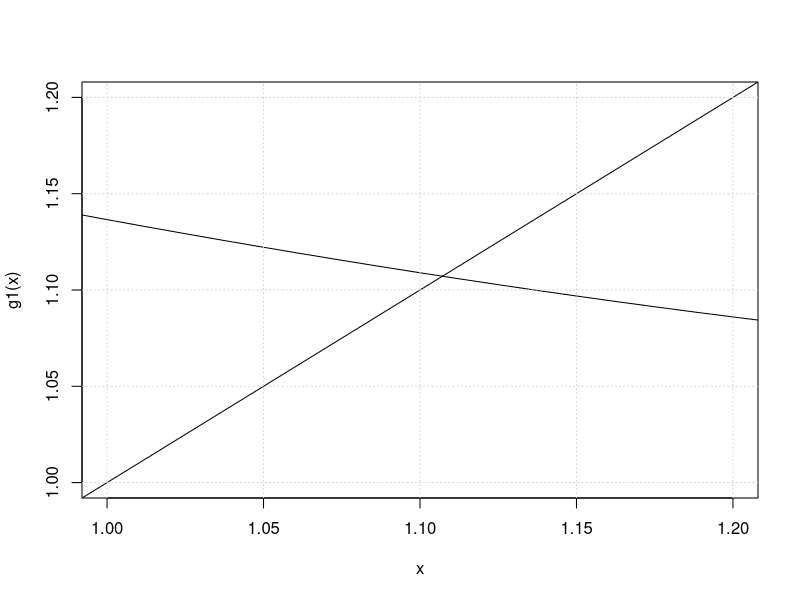

Source code (R):
g1 <- function(x) {
  acos(1/2*sin(x))
}
x<-seq(-2*pi,2*pi,length=1e3)
plot(x, g1(x), ylim=c(1.0, 1.2),
     xlim=c(1.0, 1.2)
     , type="l")
lines(x, x)
grid()

XX <- function (ftn, x0, tol = 1e-09, max.iter = 100) {
  xold <- x0
  xnew <- ftn(xold)
  iter <- 1
  while ((abs(xnew - xold) > tol) && (iter < max.iter)) {
    xold <- xnew
    xnew <- ftn(xold)
    iter <- iter + 1
  }
  if (abs(xnew - xold) > tol) {
    return(NULL)
  }
  else {
    return(c(xnew, iter))
  }
}

for(i in (-5:5)) {
  temp <- XX(g1, i)
  cat(sprintf("X0=%2d Root=%f found in %d iterations\n", i, temp[1], temp[2]))
}